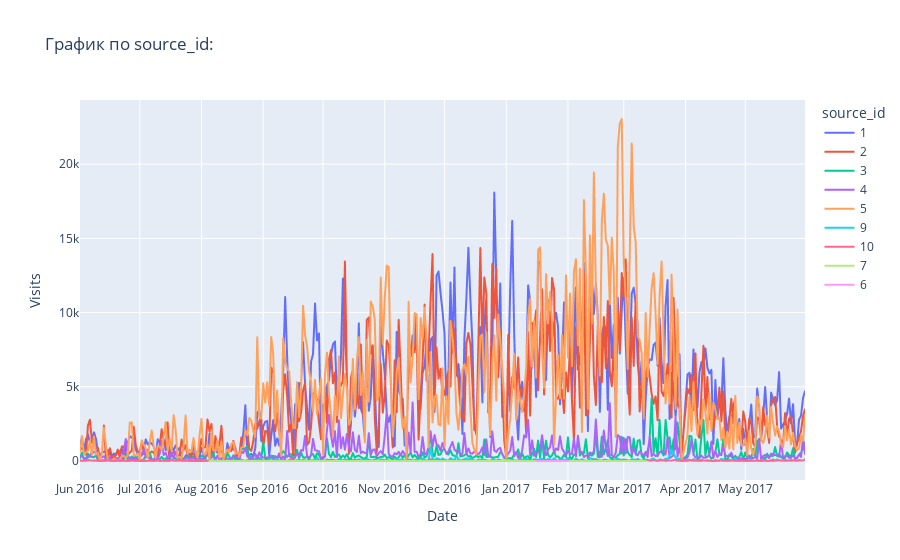

Notebook source saved alongside this figure:
### Markdown cell above
![График](my_plot1.png)

### Code cell
#Выведем график для наглядности по источникам:

visitsS = table1_cohort.groupby(['start_dt', 'source_id']).size().reset_index()
visitsS.columns = ['Date', 'source_id', 'Visits']  # Исправлено: 3 имени для 3 столбцов
fig = px.line(visitsS, x='Date', y='Visits', color='source_id', title='График по source_id:')  # Добавлен color='source_id'
fig.update_xaxes(dtick="M1")
fig.show()
fig.write_image("plot2.png")

### Figure 1 — Plotly figure (JSON) as saved in the notebook; plotly's stock layout.template omitted (floating-point values rounded to 4 significant figures; data arrays with more than 128 entries replaced by an {"elided": "..."} marker saying what was removed)
{"data": [{"hovertemplate": "source_id=1<br>Date=%{x}<br>Visits=%{y}<extra></extra>", "legendgroup": "1", "line": {"color": "#636efa", "dash": "solid"}, "marker": {"symbol": "circle"}, "mode": "lines", "name": "1", "showlegend": true, "type": "scattergl", "x": {"elided": "363 str values"}, "xaxis": "x", "y": {"elided": "363 int values"}, "yaxis": "y"}, {"hovertemplate": "source_id=2<br>Date=%{x}<br>Visits=%{y}<extra></extra>", "legendgroup": "2", "line": {"color": "#EF553B", "dash": "solid"}, "marker": {"symbol": "circle"}, "mode": "lines", "name": "2", "showlegend": true, "type": "scattergl", "x": {"elided": "363 str values"}, "xaxis": "x", "y": {"elided": "363 int values"}, "yaxis": "y"}, {"hovertemplate": "source_id=3<br>Date=%{x}<br>Visits=%{y}<extra></extra>", "legendgroup": "3", "line": {"color": "#00cc96", "dash": "solid"}, "marker": {"symbol": "circle"}, "mode": "lines", "name": "3", "showlegend": true, "type": "scattergl", "x": {"elided": "363 str values"}, "xaxis": "x", "y": {"elided": "363 int values"}, "yaxis": "y"}, {"hovertemplate": "source_id=4<br>Date=%{x}<br>Visits=%{y}<extra></extra>", "legendgroup": "4", "line": {"color": "#ab63fa", "dash": "solid"}, "marker": {"symbol": "circle"}, "mode": "lines", "name": "4", "showlegend": true, "type": "scattergl", "x": {"elided": "363 str values"}, "xaxis": "x", "y": {"elided": "363 int values"}, "yaxis": "y"}, {"hovertemplate": "source_id=5<br>Date=%{x}<br>Visits=%{y}<extra></extra>", "legendgroup": "5", "line": {"color": "#FFA15A", "dash": "solid"}, "marker": {"symbol": "circle"}, "mode": "lines", "name": "5", "showlegend": true, "type": "scattergl", "x": {"elided": "363 str values"}, "xaxis": "x", "y": {"elided": "363 int values"}, "yaxis": "y"}, {"hovertemplate": "source_id=9<br>Date=%{x}<br>Visits=%{y}<extra></extra>", "legendgroup": "9", "line": {"color": "#19d3f3", "dash": "solid"}, "marker": {"symbol": "circle"}, "mode": "lines", "name": "9", "showlegend": true, "type": "scattergl", "x": {"elided": "362 str values"}, "xaxis": "x", "y": {"elided": "362 int values"}, "yaxis": "y"}, {"hovertemplate": "source_id=10<br>Date=%{x}<br>Visits=%{y}<extra></extra>", "legendgroup": "10", "line": {"color": "#FF6692", "dash": "solid"}, "marker": {"symbol": "circle"}, "mode": "lines", "name": "10", "showlegend": true, "type": "scattergl", "x": {"elided": "362 str values"}, "xaxis": "x", "y": {"elided": "362 int values"}, "yaxis": "y"}, {"hovertemplate": "source_id=7<br>Date=%{x}<br>Visits=%{y}<extra></extra>", "legendgroup": "7", "line": {"color": "#B6E880", "dash": "solid"}, "marker": {"symbol": "circle"}, "mode": "lines", "name": "7", "showlegend": true, "type": "scattergl", "x": ["2016-08-05T00:00:00", "2016-08-17T00:00:00", "2016-10-03T00:00:00", "2017-02-02T00:00:00", "2017-02-09T00:00:00", "2017-02-13T00:00:00", "2017-02-21T00:00:00", "2017-03-12T00:00:00"], "xaxis": "x", "y": [1, 1, 1, 3, 3, 3, 3, 3], "yaxis": "y"}, {"hovertemplate": "source_id=6<br>Date=%{x}<br>Visits=%{y}<extra></extra>", "legendgroup": "6", "line": {"color": "#FF97FF", "dash": "solid"}, "marker": {"symbol": "circle"}, "mode": "lines", "name": "6", "showlegend": true, "type": "scattergl", "x": ["2017-01-16T00:00:00", "2017-02-01T00:00:00"], "xaxis": "x", "y": [1, 11], "yaxis": "y"}], "layout": {"legend": {"title": {"text": "source_id"}, "tracegroupgap": 0}, "title": {"text": "График по source_id:"}, "xaxis": {"anchor": "y", "domain": [0, 1], "dtick": "M1", "title": {"text": "Date"}}, "yaxis": {"anchor": "x", "domain": [0, 1], "title": {"text": "Visits"}}}}
